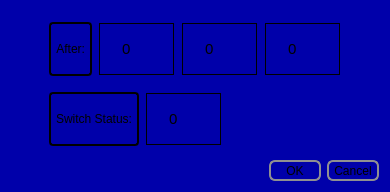
<?xml version="1.0" encoding="UTF-8"?>
<ui version="4.0">
 <class>SwitchScheduleDelayPick</class>
 <widget class="QDialog" name="SwitchScheduleDelayPick">
  <property name="geometry">
   <rect>
    <x>0</x>
    <y>0</y>
    <width>390</width>
    <height>192</height>
   </rect>
  </property>
  <property name="styleSheet">
   <string notr="true">QWidget#SwitchScheduleDelayPick {
	background-color: #0000aa
}

QFrame {
	border: 2px solid black;
	border-radius: 4px;
	padding: 2px;
}
 
QPushButton {
	border: 2px solid #8f8f91;
	border-radius: 6px;
	background-image: url(&quot;:/Hac/background-button-big.png&quot;);
	background-repeat: no-repeat;
	width: 48px;
	height: 17px;
 }

 QPushButton:pressed {
	border-color: red;
 }

 QSpinBox {
	margin: 1px;
	padding: 15px;
	background: transparent;
	selection-background-color: transparent;
	text: black;
	selection-color: black;
	font: normal 15px;
	border: 1px solid black;
}

QSpinBox::up-button {
	subcontrol-origin: padding;
	subcontrol-position: top right;
	background: transparent;
	width: 20px;
	height: 20px;
}

QSpinBox:up-arrow {
     image: url(:/Hac/uparrow-black-20x20.png);
     width: 20px;
     height: 20px;
}
QSpinBox::up-arrow:pressed {
     image: url(:/Hac/uparrow-red-20x20.png);
}


QSpinBox::down-button {
	background: transparent;
	width: 20px;
	height: 20px;
}

QSpinBox::down-arrow {
     image: url(:/Hac/downarrow-black-20x20.png);
     width: 20px;
     height: 20px;
}
QSpinBox::down-arrow:pressed {
     image: url(:/Hac/downarrow-red-20x20.png);
}


</string>
  </property>
  <layout class="QGridLayout" name="gridLayout_2">
   <item row="0" column="1">
    <spacer name="verticalSpacer">
     <property name="orientation">
      <enum>Qt::Vertical</enum>
     </property>
     <property name="sizeHint" stdset="0">
      <size>
       <width>20</width>
       <height>13</height>
      </size>
     </property>
    </spacer>
   </item>
   <item row="1" column="0">
    <spacer name="horizontalSpacer_5">
     <property name="orientation">
      <enum>Qt::Horizontal</enum>
     </property>
     <property name="sizeHint" stdset="0">
      <size>
       <width>25</width>
       <height>20</height>
      </size>
     </property>
    </spacer>
   </item>
   <item row="1" column="1">
    <layout class="QGridLayout" name="gridLayout">
     <item row="0" column="0">
      <layout class="QHBoxLayout" name="horizontalLayout_2">
       <item>
        <widget class="QLabel" name="label">
         <property name="text">
          <string>After:</string>
         </property>
         <property name="alignment">
          <set>Qt::AlignRight|Qt::AlignTrailing|Qt::AlignVCenter</set>
         </property>
        </widget>
       </item>
       <item>
        <widget class="HacSpinBox" name="startHourSpinBox">
         <property name="wrapping">
          <bool>true</bool>
         </property>
         <property name="alignment">
          <set>Qt::AlignCenter</set>
         </property>
         <property name="maximum">
          <number>23</number>
         </property>
        </widget>
       </item>
       <item>
        <widget class="HacSpinBox" name="startMinuteSpinBox">
         <property name="wrapping">
          <bool>true</bool>
         </property>
         <property name="alignment">
          <set>Qt::AlignCenter</set>
         </property>
         <property name="maximum">
          <number>59</number>
         </property>
        </widget>
       </item>
       <item>
        <widget class="HacSpinBox" name="startSecondSpinBox">
         <property name="wrapping">
          <bool>true</bool>
         </property>
         <property name="alignment">
          <set>Qt::AlignCenter</set>
         </property>
         <property name="maximum">
          <number>59</number>
         </property>
        </widget>
       </item>
      </layout>
     </item>
     <item row="1" column="0">
      <spacer name="verticalSpacer_3">
       <property name="orientation">
        <enum>Qt::Vertical</enum>
       </property>
       <property name="sizeHint" stdset="0">
        <size>
         <width>20</width>
         <height>13</height>
        </size>
       </property>
      </spacer>
     </item>
     <item row="2" column="0">
      <layout class="QHBoxLayout" name="horizontalLayout">
       <item>
        <widget class="QLabel" name="label_3">
         <property name="text">
          <string>Switch Status:</string>
         </property>
         <property name="alignment">
          <set>Qt::AlignRight|Qt::AlignTrailing|Qt::AlignVCenter</set>
         </property>
        </widget>
       </item>
       <item>
        <widget class="HacSpinBox" name="spinbox">
         <property name="alignment">
          <set>Qt::AlignCenter</set>
         </property>
         <property name="contentType">
          <enum>HacSpinBox::Content_String</enum>
         </property>
         <property name="strings">
          <stringlist>
           <string>On</string>
           <string>Off</string>
          </stringlist>
         </property>
        </widget>
       </item>
       <item>
        <spacer name="horizontalSpacer">
         <property name="orientation">
          <enum>Qt::Horizontal</enum>
         </property>
         <property name="sizeHint" stdset="0">
          <size>
           <width>40</width>
           <height>20</height>
          </size>
         </property>
        </spacer>
       </item>
      </layout>
     </item>
    </layout>
   </item>
   <item row="1" column="2">
    <spacer name="horizontalSpacer_3">
     <property name="orientation">
      <enum>Qt::Horizontal</enum>
     </property>
     <property name="sizeHint" stdset="0">
      <size>
       <width>6</width>
       <height>20</height>
      </size>
     </property>
    </spacer>
   </item>
   <item row="2" column="1">
    <spacer name="verticalSpacer_2">
     <property name="orientation">
      <enum>Qt::Vertical</enum>
     </property>
     <property name="sizeHint" stdset="0">
      <size>
       <width>20</width>
       <height>10</height>
      </size>
     </property>
    </spacer>
   </item>
   <item row="3" column="0" colspan="3">
    <widget class="QDialogButtonBox" name="buttonBox">
     <property name="orientation">
      <enum>Qt::Horizontal</enum>
     </property>
     <property name="standardButtons">
      <set>QDialogButtonBox::Cancel|QDialogButtonBox::Ok</set>
     </property>
    </widget>
   </item>
  </layout>
 </widget>
 <customwidgets>
  <customwidget>
   <class>HacSpinBox</class>
   <extends>QSpinBox</extends>
   <header>hacspinbox.h</header>
  </customwidget>
 </customwidgets>
 <resources/>
 <connections>
  <connection>
   <sender>buttonBox</sender>
   <signal>accepted()</signal>
   <receiver>SwitchScheduleDelayPick</receiver>
   <slot>accept()</slot>
   <hints>
    <hint type="sourcelabel">
     <x>248</x>
     <y>254</y>
    </hint>
    <hint type="destinationlabel">
     <x>157</x>
     <y>274</y>
    </hint>
   </hints>
  </connection>
  <connection>
   <sender>buttonBox</sender>
   <signal>rejected()</signal>
   <receiver>SwitchScheduleDelayPick</receiver>
   <slot>reject()</slot>
   <hints>
    <hint type="sourcelabel">
     <x>316</x>
     <y>260</y>
    </hint>
    <hint type="destinationlabel">
     <x>286</x>
     <y>274</y>
    </hint>
   </hints>
  </connection>
 </connections>
</ui>
